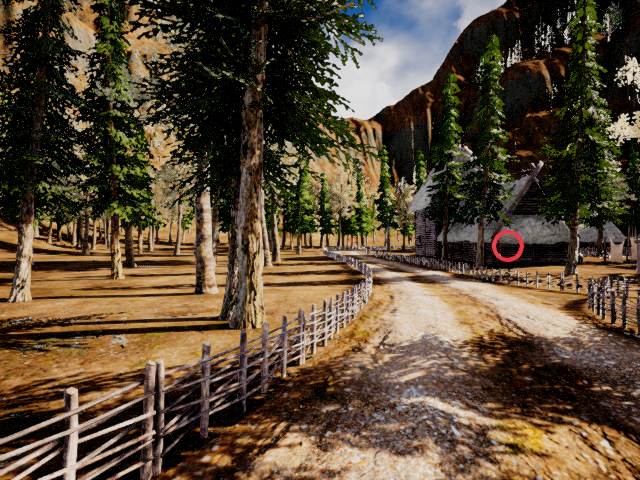
#> input picture opencv/OpenCVAssignment_Handout/DetectionHomeworkHandout/images/Image1.png, 640 x 480 px, found by its file name
$ python detect.py
#> lines starting #> are read from the running program, lines starting #| are printed output that depends on the picture; after the words box and inside, x2 and y2 are one past the last pixel; in counts of white or black regions, pixels touching at a corner belong together
import os
import sys
import cv2 as cv
import numpy as np
import yaml
import math

class Detector:
    def __init__(self, detect_color: str, yaml_path: str):
#> further down, image is the input picture: shape (480, 640, 3); mean B, G, R 53.9, 74.7, 90.7
        self.detect_color = detect_color
        with open(yaml_path, 'r') as file:
            parameters = yaml.safe_load(file)
        self.red_lower1 = np.array(parameters['red_lower1'])
        self.red_upper1 = np.array(parameters['red_upper1'])
        self.red_lower2 = np.array(parameters['red_lower2'])
        self.red_upper2 = np.array(parameters['red_upper2'])
        self.yellow_lower = np.array(parameters['yellow_lower'])
        self.yellow_upper = np.array(parameters['yellow_upper'])

        #Add more parameters here
    def detect(self, img: np.ndarray):
        #-----Image Preprocessing-----#
        #This is optional.
        hsv = cv.cvtColor(img, cv.COLOR_BGR2HSV)
#> hsv: shape (480, 640, 3); mean H, S, V 23.3, 116.9, 93.3
        #-----Color Detection-----#
        #Modify your parameters so that the mask include as much of the ring as possible
        #while excluding as much of the environment as possible.
        if self.detect_color == "red":
            mask1 = cv.inRange(hsv, self.red_lower1, self.red_upper1)
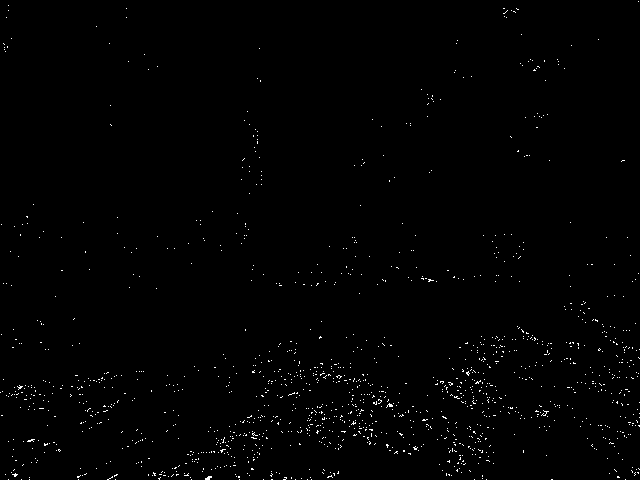
#> mask1: shape (480, 640); 0.76% white in thin lines or dots
            mask2 = cv.inRange(hsv, self.red_lower2, self.red_upper2)
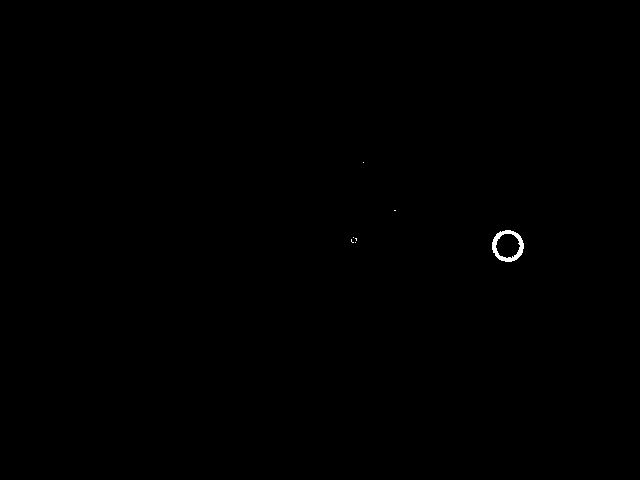
#> mask2: shape (480, 640); 0.13% white; 7 white regions (6 under 20 px), largest, box (x1, y1, x2, y2) and area: (492, 230, 524, 262) 372
            mask = mask1 + mask2 #Your code here
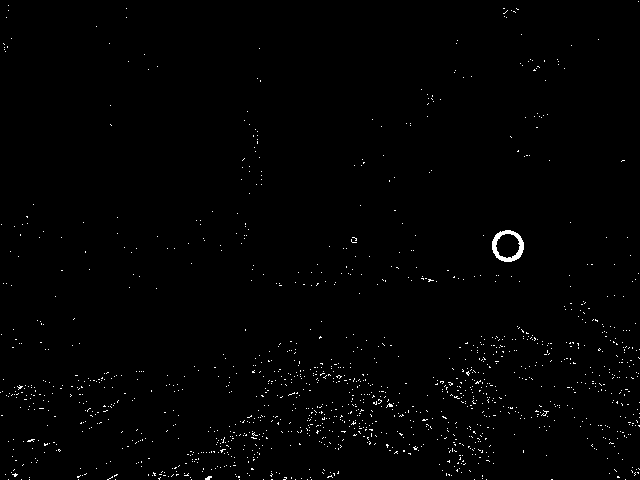
#> mask: shape (480, 640); 0.89% white in thin lines or dots
        elif self.detect_color == "yellow":
            mask = cv.inRange(hsv, self.yellow_lower, self.yellow_upper)#Your code here
        else:
            raise ValueError("Invalid color")
        # [10 lines of commented-out code are left out]
        contours, _ = cv.findContours(mask, cv.RETR_TREE, cv.CHAIN_APPROX_SIMPLE)
#> contours = 1367 contours, 1365 with area under 20; largest, box (x1, y1, x2, y2) and area: (492, 230, 524, 262) 766, (495, 233, 521, 259) 458
        #-----Find Objectives-----#
        objectives = []
        for contour in contours:
            area = cv.contourArea(contour)
            if area > 5:  # Filter based on minimum area to avoid small noise
                # Fit a minimum enclosing circle around the contour
                (x, y), radius = cv.minEnclosingCircle(contour)
                if radius > 1:  # Filter out very small circles
                    objectives.append(((int(x), int(y)), int(radius ** 2 * 3.14)))  # Circle with (center, area)
#> this loop made 1367 passes
#> (area, x, y, radius) on passes 1232 to 1233: (766.5, 507.5, 245.5, 16.32), (458.5, 507.5, 245.6, 12.86)
#> after the loop, objectives = [((208, 477), 35), ((14, 474), 19), ((389, 406), 31), ((467, 373), 12), ((507, 245), 836), ((507, 245), 519)]

            #Hint: There are more than 1 ways to find circles, try them out and compare the results.
            #Your code here

        #-----Objectives Postprocessing-----#
        merged_objectives = self.merge_overlapping_circles(objectives)
        #Hint: objectives are RINGS. How to determine if overlapping circles are representing the same ring?
        #Your code here
        return merged_objectives
         #each objective should be ((x,y), area). Since area is not required, if you did not include it in your code, you can return ((x,y), 0) instead.

    def merge_overlapping_circles(self, circles):
        merged = []
        while circles:
            (x, y), radius = circles.pop(0)
            to_merge = [(x, y, radius)]
            for ((x2, y2), radius2) in circles[:]:
                distance = math.sqrt((x - x2) ** 2 + (y - y2) ** 2)
                if distance < (radius + radius2) / 2:
                    to_merge.append((x2, y2, radius2))
                    circles.remove(((x2, y2), radius2))
            if to_merge:
                total_weight = sum([c[2] for c in to_merge])
                avg_x = int(sum([c[0] * c[2] for c in to_merge]) / total_weight)
                avg_y = int(sum([c[1] * c[2] for c in to_merge]) / total_weight)
                avg_radius = sum([c[2] for c in to_merge]) / len(to_merge)
                merged.append(((avg_x, avg_y), avg_radius))
#> this loop made 4 passes
#> (x, y, radius, total_weight, avg_x, avg_y, avg_radius) on passes 1 to 4: (208, 477, 35, 871, 494, 254, 435.5), (14, 474, 19, 19, 14, 474, 19), (389, 406, 31, 550, 500, 254, 275), (467, 373, 12, 12, 467, 373, 12)
#> after the loop, circles = []; merged = [((494, 254), 435.5), ((14, 474), 19), ((500, 254), 275), ((467, 373), 12)]
        return merged

if __name__ == '__main__':
    #File input subject to change if not using Linux
    args = sys.argv
    if len(args) > 1:
        filename = args[1]
    else:
        filename = "images/Image1.png"
    if len(args) > 2:
        detect_color = args[2]
    else:
        detect_color = "red"
    detector = Detector(detect_color, "parameters.yaml")
    image = cv.imread(filename)
    objectives = detector.detect(image)
#> in detect, `merged_objectives = self.merge_overlapping_circles(objectives)`: merged_objectives has the same summary as merged in merge_overlapping_circles
#> objectives has the same summary as merged in merge_overlapping_circles
    for ring in objectives:
        print(ring[0][0], ring[0][1])
#> this loop made 4 passes
#> ring on passes 1 to 4: ((494, 254), 435.5), ((14, 474), 19), ((500, 254), 275), ((467, 373), 12)
#| 494 254
#| 14 474
#| 500 254
#| 467 373
    #---------Visualization---------#
    VisualizeResult= False #Set to False when autotesting/before submission!
    if not VisualizeResult:
        exit()
#> (the program exits here)

$ run again, with opencv/OpenCVAssignment_Handout/DetectionHomeworkHandout/images/Image_2023-10-08_13_37_54.png copied over opencv/OpenCVAssignment_Handout/DetectionHomeworkHandout/images/Image1.png
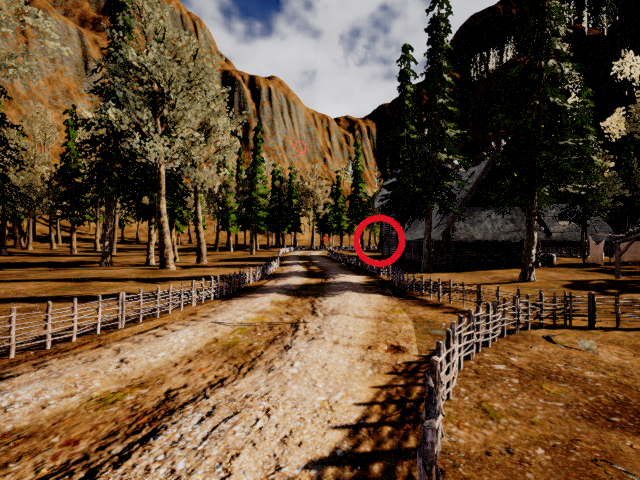
#> input picture opencv/OpenCVAssignment_Handout/DetectionHomeworkHandout/images/Image_2023-10-08_13_37_54.png, 640 x 480 px, found by its file name
#> image is the input picture: shape (480, 640, 3); mean B, G, R 51.3, 76.4, 100
#> hsv: shape (480, 640, 3); mean H, S, V 21.7, 119, 101.2
#> in detect, `mask1 = cv.inRange(hsv, self.red_lower1, self.red_upper1)`:
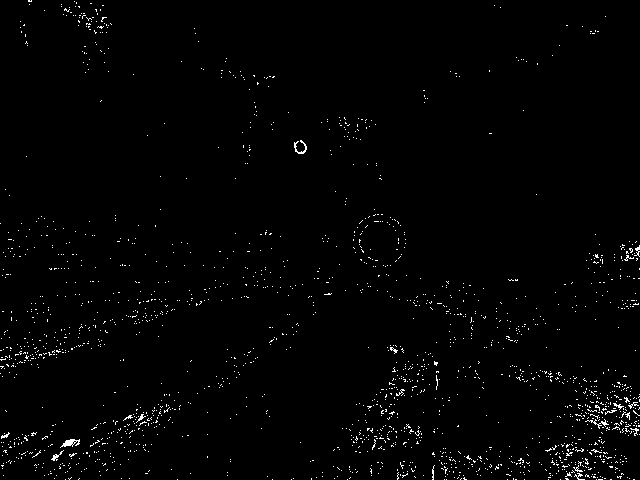
#> mask1: shape (480, 640); 1.3% white in thin lines or dots
#> mask2: shape (480, 640); 0.3% white; 4 white regions (3 under 20 px), largest, box (x1, y1, x2, y2) and area: (353, 214, 406, 268) 917
#> in detect, `mask = mask1 + mask2`:
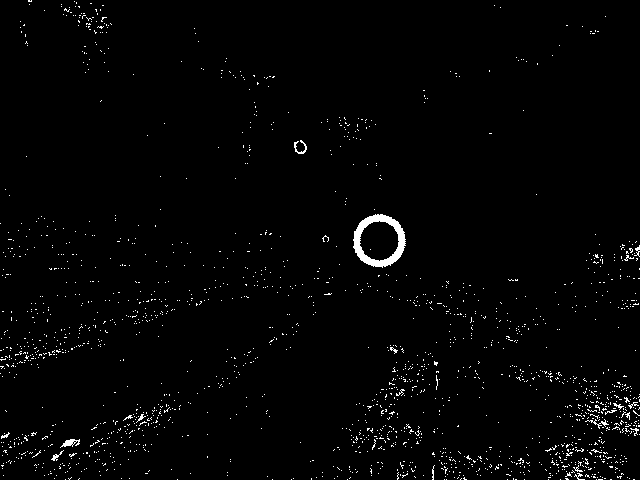
#> mask: shape (480, 640); 1.6% white in thin lines or dots
#> contours = 1830 contours, 1824 with area under 20; largest, box (x1, y1, x2, y2) and area: (353, 214, 406, 268) 2094, (359, 220, 400, 262) 1215, (60, 439, 80, 448) 66, (294, 140, 307, 154) 36, (51, 450, 64, 461) 22, (585, 419, 609, 429) 20
#> the loop in detect, `for contour in contours:` made 1830 passes
#> (area, x, y, radius) on passes 335, 429, 595, 1623, 1624, 1657: (22.5, 57, 454.5, 7.5), (65.5, 69.5, 443, 10.31), (20, 596.5, 422.5, 11.6), (2094, 379, 240.5, 26.83), (1215, 379, 240.5, 20.5), (35.5, 299.2, 146.9, 7.16)
#> after the loop in detect, `for contour in contours:`: objectives = 27 items
#> the loop in merge_overlapping_circles, `while circles:` made 10 passes
#> (x, y, radius, total_weight, avg_x, avg_y, avg_radius) on passes 1 to 8: (579, 477, 85, 4501, 424, 279, 500.1), (433, 472, 157, 226, 422, 447, 113), (72, 454, 41, 550, 65, 447, 183.3), (5, 435, 69, 69, 5, 435, 69), (127, 418, 71, 163, 134, 418, 81.5), (628, 415, 40, 182, 624, 406, 45.5), (435, 363, 15, 15, 435, 363, 15), (393, 349, 48, 48, 393, 349, 48)
#> after the loop in merge_overlapping_circles, `while circles:`: circles = []; merged = [((424, 279), 500.1), ((422, 447), 113), ((65, 447), 183.3), ((5, 435), 69), ((134, 418), 81.5), ((624, 406), 45.5), ((435, 363), 15), ((393, 349), 48), ((633, 252), 61), ((299, 146), 161)]
#> merged_objectives has the same summary as merged in merge_overlapping_circles
#> `objectives = detector.detect(image)`: objectives has the same summary as merged in merge_overlapping_circles
#> the loop `for ring in objectives:` made 10 passes
#> ring on passes 1 to 8: ((424, 279), 500.1), ((422, 447), 113), ((65, 447), 183.3), ((5, 435), 69), ((134, 418), 81.5), ((624, 406), 45.5), ((435, 363), 15), ((393, 349), 48)
#> (printed output is left out)

$ run again, with opencv/OpenCVAssignment_Handout/DetectionHomeworkHandout/images/Image_2023-10-08_13_39_27.png copied over opencv/OpenCVAssignment_Handout/DetectionHomeworkHandout/images/Image1.png
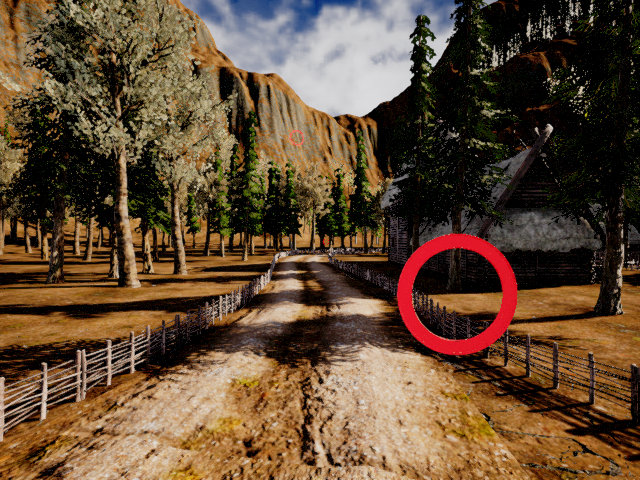
#> input picture opencv/OpenCVAssignment_Handout/DetectionHomeworkHandout/images/Image_2023-10-08_13_39_27.png, 640 x 480 px, found by its file name
#> image is the input picture: shape (480, 640, 3); mean B, G, R 52.3, 75.3, 98.7
#> hsv: shape (480, 640, 3); mean H, S, V 24.4, 117.7, 100.6
#> in detect, `mask1 = cv.inRange(hsv, self.red_lower1, self.red_upper1)`:
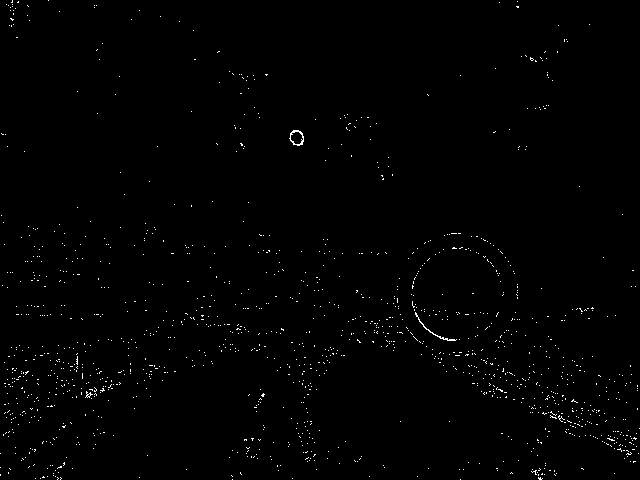
#> mask1: shape (480, 640); 0.74% white in thin lines or dots
#> mask2: shape (480, 640); 1.6% white; 6 white regions (5 under 20 px), largest, box (x1, y1, x2, y2) and area: (397, 233, 518, 355) 4882
#> in detect, `mask = mask1 + mask2`:
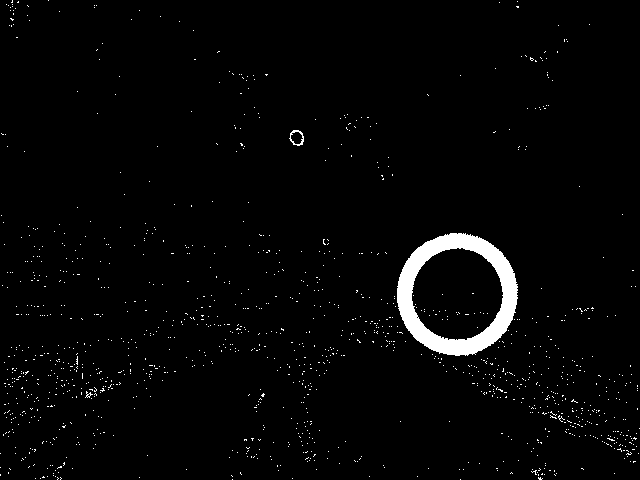
#> mask: shape (480, 640); 2.3% white; 1257 white regions (1254 under 20 px)
#> contours = 1263 contours, 1259 with area under 20; largest, box (x1, y1, x2, y2) and area: (397, 233, 518, 356) 11408, (411, 247, 504, 341) 6556, (289, 130, 304, 146) 160, (290, 131, 304, 145) 121
#> the loop in detect, `for contour in contours:` made 1263 passes
#> (area, x, y, radius) on passes 1072, 1074, 1156, 1157: (11408, 457.8, 294.5, 61.96), (6556.5, 457, 293.8, 47.07), (160.5, 297.2, 137.2, 8.33), (121, 296, 137.7, 6.97)
#> after the loop in detect, `for contour in contours:`: objectives = [((88, 394), 49), ((88, 394), 7), ((457, 294), 12055), ((457, 293), 6956), ((297, 137), 217), ((296, 137), 152)]
#> the loop in merge_overlapping_circles, `while circles:` made 2 passes
#> (x, y, radius, total_weight, avg_x, avg_y, avg_radius) on passes 1 to 2: (88, 394, 49, 19067, 455, 293, 4766.8), (297, 137, 217, 369, 296, 137, 184.5)
#> after the loop in merge_overlapping_circles, `while circles:`: circles = []; merged = [((455, 293), 4766.8), ((296, 137), 184.5)]
#> the loop `for ring in objectives:` made 2 passes
#> ring on passes 1 to 2: ((455, 293), 4766.8), ((296, 137), 184.5)
#> (printed output is left out)
